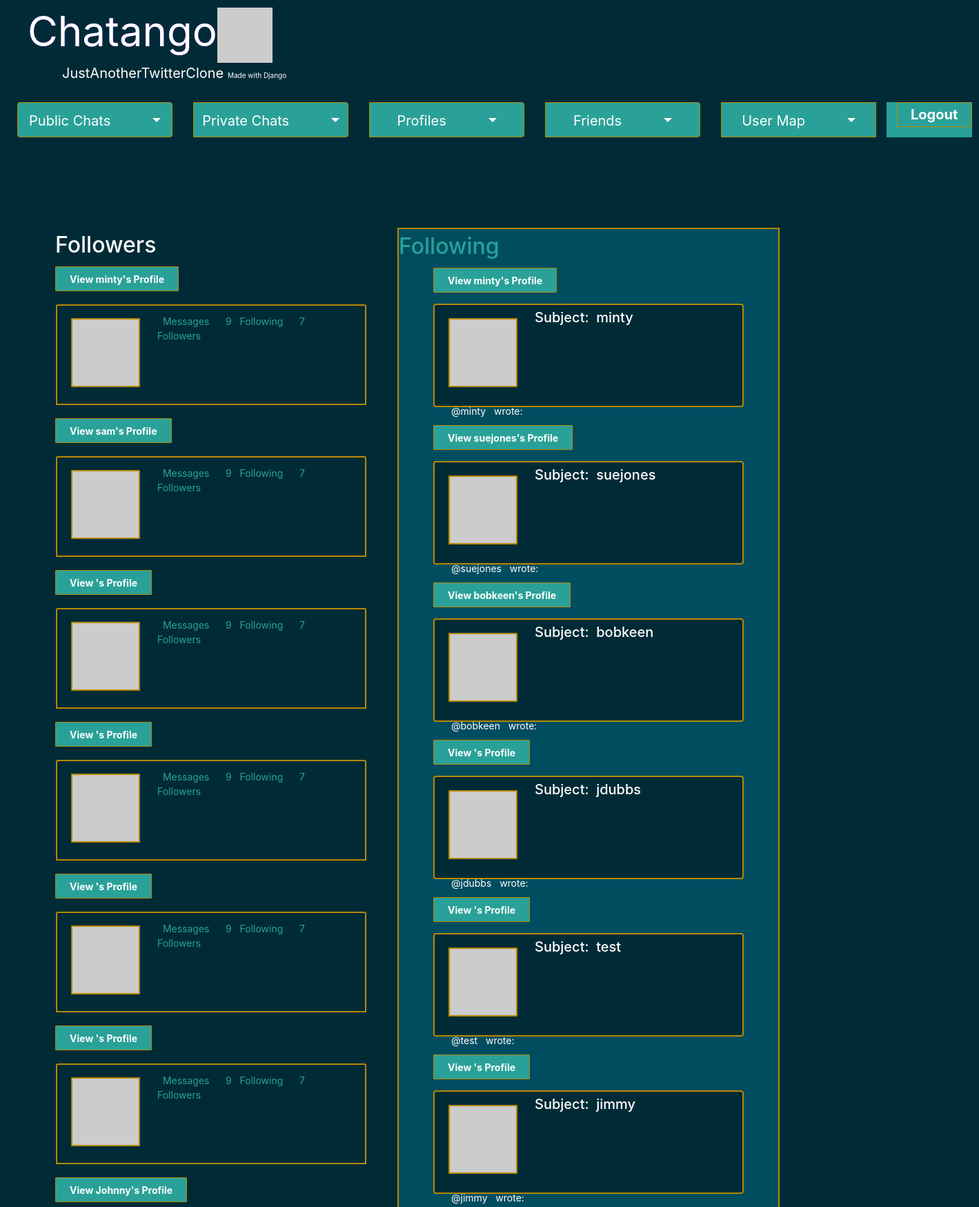
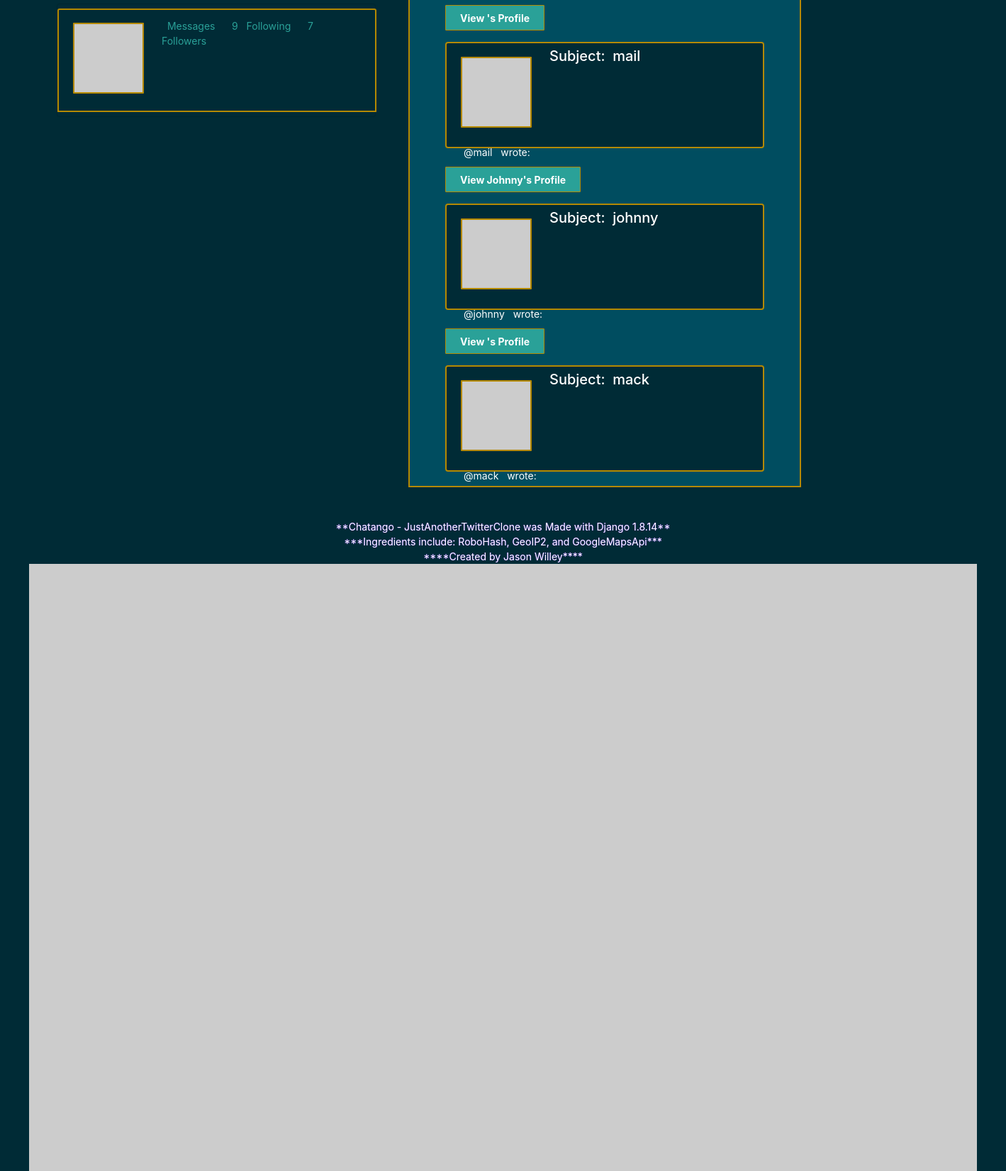
The app's page /friends (signed in, upper part) with its own data (2 pictures, top to bottom).
### chats/models.py (models this page shows, shortened)
class Profile(models.Model):
    bio = models.TextField(max_length=500, verbose_name="Bio")
    fname = models.CharField(max_length=50, verbose_name="FirstName")
    lname = models.CharField(max_length=50, verbose_name="LastName")
    username = models.CharField(max_length=50, verbose_name="Username")
    address1 = models.CharField(blank=True, null=True, max_length=50)
    address2 = models.CharField(blank=True, null=True, max_length=50)
    city = models.CharField(max_length=25, blank=True, null=True)
    state = models.CharField(max_length=2, blank=True, null=True)
    zipcode = models.IntegerField(null=True)
    phone1 = models.CharField(max_length=15, null=True, blank=True)
    phone2 = models.CharField(max_length=15, null=True, blank=True)
    phone3 = models.CharField(max_length=15, null=True, blank=True)
    date_created = models.DateTimeField(default=datetime.datetime.now, null=True)
    dateofbirth = models.DateField(null=True, verbose_name="DateofBirth", default=None, blank=True)
    last_connection = models.DateTimeField(verbose_name="DateofLastConnection", null=True, default=None, blank=True)
    email = models.EmailField(null=True, verbose_name="Email")
    follows = models.ManyToManyField('self', blank=True, related_name='followed_by', symmetrical=False)
    user = models.OneToOneField(User,related_name="profile", verbose_name="User", on_delete=models.CASCADE)
    image = models.FileField(null=True, blank=True, default=None)

### chats/views.py (the view, shortened to what this page needs)
# urls.py: url(r'^friends$', 'chats.views.friends'),
@login_required
def friends(request, username='', form=None):
    form = form or PrivateSpamForm()
    user = request.user
    followings = request.user.profile.follows.all
    followers = request.user.profile.followed_by.all
    return render(request, 'friends.html',
    {'form':form, 'next_url':'/friends', 'followings':followings, 'followers':followers, 'username': request.user.username})

### chats/forms.py (shortened to what this page needs)
class PrivateSpamForm(forms.ModelForm):
    username = forms.ModelChoiceField(queryset=User.objects.all(),
                              empty_label="(Select Private Message Recipent)")
    subject = forms.CharField(required=True, widget=forms.widgets.TextInput(attrs={'placeholder': 'Insert Subject Here'}))
    content = forms.CharField(required=True, widget=forms.widgets.TextInput(attrs={'placeholder': 'Enter Messege 140 Characters Max ','class': 'messageText', 'size':'50'}))
    class Meta:
        model = PrivateSpam
        exclude = ('user','timestamp',)

### chats/templates/friends.html
{% extends "base.html" %}
{% block content %}
<div class="panel right1">
<h2>Following</h2>
{% for following in followings %}
<a>
<input id="btnCardRight" type="button" class="btn" value="View {{ following.username }}'s Profile" onclick="location.href ='/users/{{ user.username }}';">
</a>
     <div class="card right flex-row flex-wrap">
       <img class="avatar" src='http://www.robohash.org/{{ following.user.username }}?size=65x65'>
           <h5>Subject: &nbsp{{ following.user.username }}</h5>
              <p class="card-text">@{{ following.user.username }} &nbsp wrote: &nbsp{{ message.content }}<br><br>
              </p>
</div>
  {% endfor %}
</div>
<div class="panel left">
  <h2>Followers</h2>
{% for follower in followers %}
   <a>
   <input type="button" class="btn" value="View {{ follower.username }}'s Profile" onclick="location.href ='/users/{{ user.username }}';">
   </a>
      <div class="card flex-row flex-wrap">
         <div class="card-header">
           <img class="robohash" src='http://www.robohash.org/{{ follower.user.username }}?size=65x65'>
            <span class="card-text">{{ user.spam_count}}  &nbsp Messages &nbsp &nbsp</span>
            <span class="card-text"> &nbsp{{ user.profile.follows.all.count }}   &nbsp Following &nbsp &nbsp</span>
            <span class="card-text">&nbsp{{ user.profile.followed_by.all.count }} &nbsp Followers</span>
         </div>
      </div>
 {% endfor %}
</div>
{% endblock %}

### chats/templates/base.html (style rules this page uses)
body { background-color: #002B36; padding: 0; border-color: #B58900; color: #002B36; }
input { width: 325px; height: 38px; border: 1px solid #B58900; padding: 0 10px; outline: none; font-size: 17px; color: #2AA198; background-color: #002B36; }
input[type="button"] { height: 36px; width: auto; border: 1px solid #B58900; border-radius: 1px; color: white; font-size: 14px; font-weight: bold; margin-left: 20px; padding: 0 20px; cursor: pointer; background: #2AA198; }
a { text-decoration: none; color: white; text-shadow: #6610f2 0 0 1px; }
#content div.wrapper img { border-radius: 1px; float: left; }
#content div.wrapper div.panel { background-color: #002B36; margin: 0; margin-bottom: 29px; margin-left: 25px; font-size: 14px; }
#content div.wrapper div.panel.right1 { width: 500px; min-height: 100px; float: right; margin-left: 25px; margin-right: 100px; padding-right: 550px; color: #2AA198; background-color: #004d60; border: 2px solid #B58900; }
#content div.wrapper div.panel.right1 #btnCardRight { margin-left: 50px; margin-bottom: 10px; }
#content div.wrapper div.panel.right1 div.card.right { width: 450px; height: 125px; padding-right: 50px; margin-left: 50px; color: white; background-color: #002B36; border: 2px solid #B58900; }
#content div.wrapper div.panel.left { margin-left: 50px; max-width: 400px; }
#content div.wrapper div.card.right { background-color: #002B36; color: #2AA198; margin-left: 150px; margin-bottom: 20px; margin-right: 25px; min-height: 150px; width: 250px; }
#content div.wrapper div.card { background-color: #002B36; color: #2AA198; margin-left: 50px; margin-bottom: 20px; margin-right: 25px; min-height: 125px; width: 450px; }
#content div.wrapper div.panel.left div.card { background-color: #002B36; color: #2AA198; margin-right: 25px; min-height: 160px; width: 450px; }
#content div.wrapper div.card-header { max-width: 550px; background-color: #002B36; border: 2px solid #B58900; min-width: 450px; }
#content div.wrapper div.card-header img.robohash { background-color: #2AA198; margin-right: 25px; border: 2px solid #B58900; height: 100px; width: 100px; }
#content div.wrapper div.panel.right1 div.card.right img.avatar { background-color: #2AA198; margin-top: 19px; margin-left: 20px; margin-right: 25px; border: 2px solid #B58900; float: left; height: 100px; width: 100px; }
#content div.wrapper div.panel * { margin: 6px 0; }
#content div.wrapper div.panel p { padding: 0 24px; margin: 18px 0; }

### records on screen
Profile: username "View minty's Profile", user.username "minty"
Profile: username "View suejones's Profile", user.username "suejones"
Profile: username "View bobkeen's Profile", user.username "bobkeen"
Profile: user.username "jdubbs"
Profile: user.username "test"
Profile: user.username "jimmy"
Profile: user.username "mail"
Profile: username "View Johnny's Profile", user.username "johnny"
Profile: user.username "mack"
Profile: username "View sam's Profile"

### other values on screen
{{ user.profile.follows.all.count }} "9"
{{ user.profile.followed_by.all.count }} "7"
